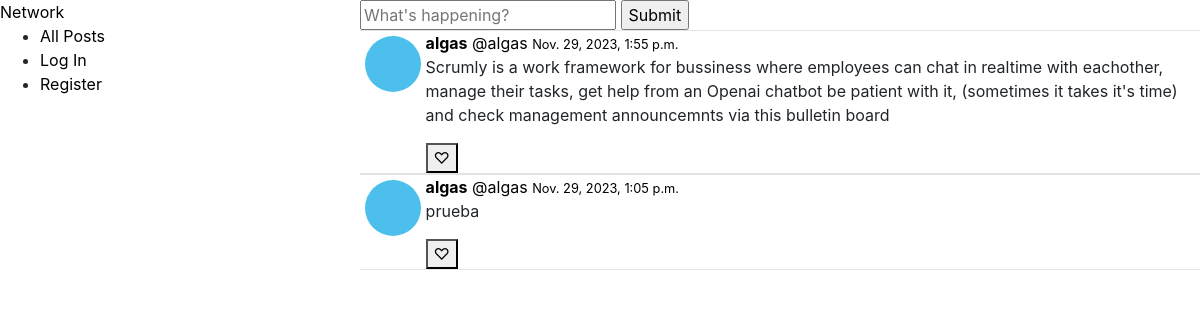
/, run on an earlier commit of the app's database.
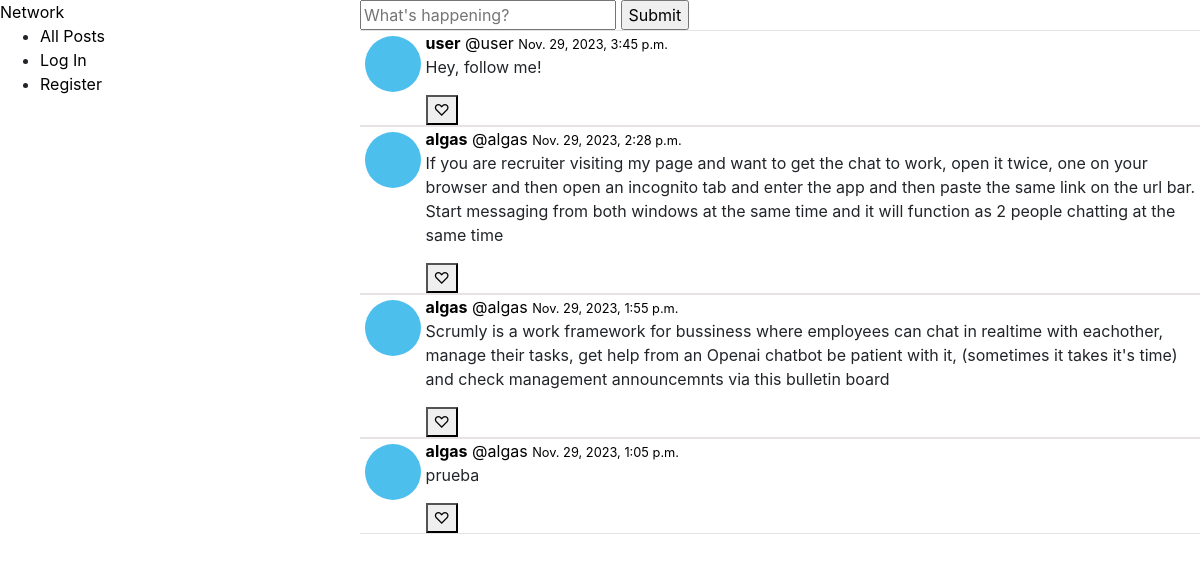
And on a later commit of the database.
### network/models.py (models this page shows, shortened)
class Tweets(models.Model):
    user = models.ForeignKey(User,
                             on_delete=models.CASCADE,
                                null=True,
                                blank=True)
    body = models.CharField(max_length=280)
    created_at = models.DateTimeField(default=datetime.now, blank=True)
    likes = models.IntegerField(default=0)

class User(AbstractUser):
    created_at = models.DateTimeField(default=datetime.now)
    description =  models.TextField(blank=True)

### network/views.py (the view)
# urls.py: path("", views.index, name="index"),
def index(request):
    tweets = Tweets.objects.all().order_by('-created_at')
    all_likes = Like.objects.all()
    you_liked = []
    try:
        for like in all_likes:
            if like.user.id == request.user.id:
                you_liked.append(like.tweet.id)
    except:
        you_liked = []
    return render(request, "network/index.html",{'tweets':tweets,'you_liked':you_liked })

### network/templates/network/index.html (shortened to what this page needs)
{% extends "network/layout.html" %}
{% block body %}
{% load static %}
<div class="tw-creation-form">
    <form action="{% url 'tweet' %}" method="POST">
        <input type="text" name="body" placeholder="What's happening?">
        <input type="submit">
    </form>
</div>
{% for tweet in tweets %}
<div class="tw-tweet">
    <div class="tw-container-pic">
        <div class="tw-card-pic">
        </div>
    </div>
    <div>
        {% if tweet.user %}
            <a href="{% url 'profile' id=tweet.user.id %}">
                <strong>{{ tweet.user }}</strong>
                <span>@{{ tweet.user }}</span>
                <small>{{ tweet.created_at }}</small>
           </a>
        {% endif %}
        <div>
            <p id="body_{{tweet.id}}">{{tweet.body}}</p>
        </div>
        {% if tweet.user != request.user %}
            {% if tweet.id in you_liked %}
            <div>
                <button onclick="liker('{{tweet.id}}', '{{you_liked}}')" id="{{tweet.id}}">♥</button>
            </div>
            {% else %}
            <div>
                <button onclick="liker('{{tweet.id}}', '{{you_liked}}')" id="{{tweet.id}}">♡</button>
            </div>
            {% endif %}
        {% endif %}
    </div>
</div>
{% endfor %}
{% endblock %}

### network/templates/network/layout.html (shortened to what this page needs)
{% load static %}
<!DOCTYPE html>
<html lang="en">
  <head>
    <link
      rel="stylesheet"
      href="https://stackpath.bootstrapcdn.com/bootstrap/4.4.1/css/bootstrap.min.css"
    />
    <link href="{% static 'network/styles.css' %}" rel="stylesheet" />
  </head>
  <body>
    <nav>
      <a href="#">Network</a>
      <div>
        <ul>
          <li>
            <a href="{% url 'index' %}">All Posts</a>
          </li>
          {% if user.is_authenticated %}
          <li>
            <a href="{% url 'following' %}">Following</a>
          </li>
          <li>
            <a href="{% url 'logout' %}">Log Out</a>
          </li>
          {% else %}
          <li>
            <a href="{% url 'login' %}">Log In</a>
          </li>
          <li>
            <a href="{% url 'register' %}">Register</a>
          </li>
          {% endif %}
        </ul>
      </div>
    </nav>
    <div class="body">{% block body %} {% endblock %}</div>
  </body>
</html>

### network/static/network/styles.css (style rules this page uses)
body { display:flex; flex-direction: row; justify-content: space-between; }
nav { width: 30%; }
.body { width: 70%; }
a { text-decoration: none; color: black; cursor: pointer; }

### network/static/network/index.css (style rules this page uses)
.tw-tweet { display: flex; flex-direction: row; border-top: 1px solid rgb(231, 227, 227); border-bottom:1px solid rgb(231, 227, 227); }
.tw-container-pic { margin:0.3rem }
.tw-card-pic { background-color: rgb(76, 191, 237); border-radius: 50%; width: 3.5rem; height: 3.5rem; }

What changed in the data, as far as the page shows it:
added Tweets: user "user", created_at "Nov. 29, 2023, 3:45 p.m.", body "Hey, follow me!"
added Tweets: user "algas", created_at "Nov. 29, 2023, 2:28 p.m.", body "If you are recruiter visiting my page and want to get the chat to work, open it twice, one on your browser and then open an incognito tab and enter the app and then paste the same link on the url bar. Start messaging from both windows at the same time and it will function as 2 people chatting at the same time"
